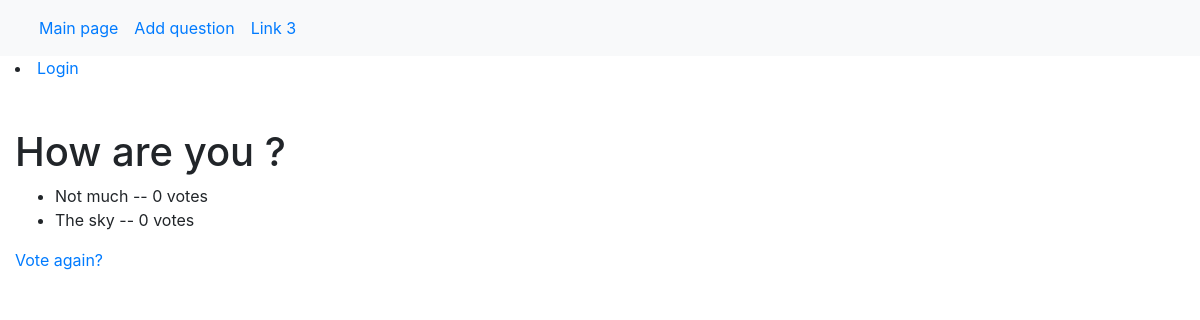
The page /polls/2/results/ on the database as committed earlier.
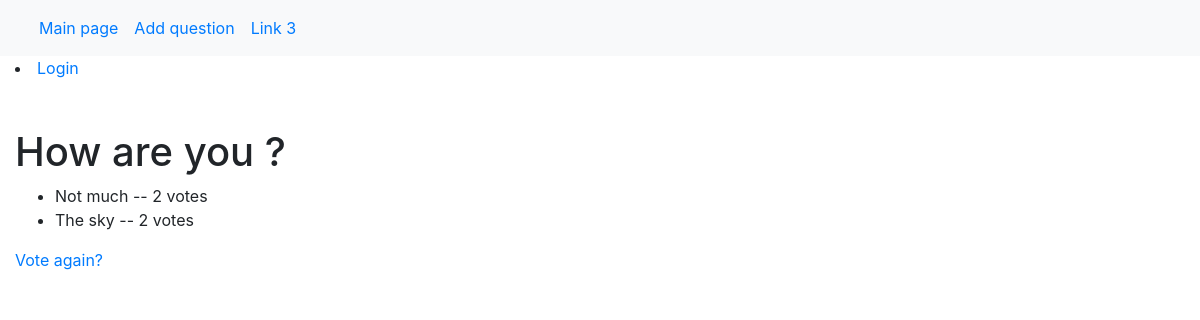
The same page on the database as committed later.
### polls/models.py (models this page shows, shortened)
class Choice(models.Model):
    question = models.ForeignKey(Question, on_delete=models.CASCADE)
    choice_text = models.CharField(max_length=200)
    votes = models.IntegerField(default=0)

### polls/views.py (the view)
# urls.py: path('<int:pk>/results/', views.ResultsView.as_view(), name='results'),
class ResultsView(generic.DetailView):
    model = Question
    template_name = 'polls/results.html'

### polls/templates/polls/results.html (shortened to what this page needs)
{% extends "polls/base.html" %}
{% block content %}
<!DOCTYPE html>
<html lang="en">
<head>
</head>
<body>
    <h1>{{ question.question_text }}</h1>
    <ul>
    {% for choice in question.choice_set.all %}
        <li>{{ choice.choice_text }} -- {{ choice.votes }} vote{{ choice.votes|pluralize }}</li>
    {% endfor %}
    </ul>
    <a href="{% url 'polls:detail' question.id %}">Vote again?</a>
</body>
</html>
{% endblock  %}

Rows that differ between the two databases and show on the page:
changed Choice "Not much": votes "0" → "2"
changed Choice "The sky": votes "0" → "2"
